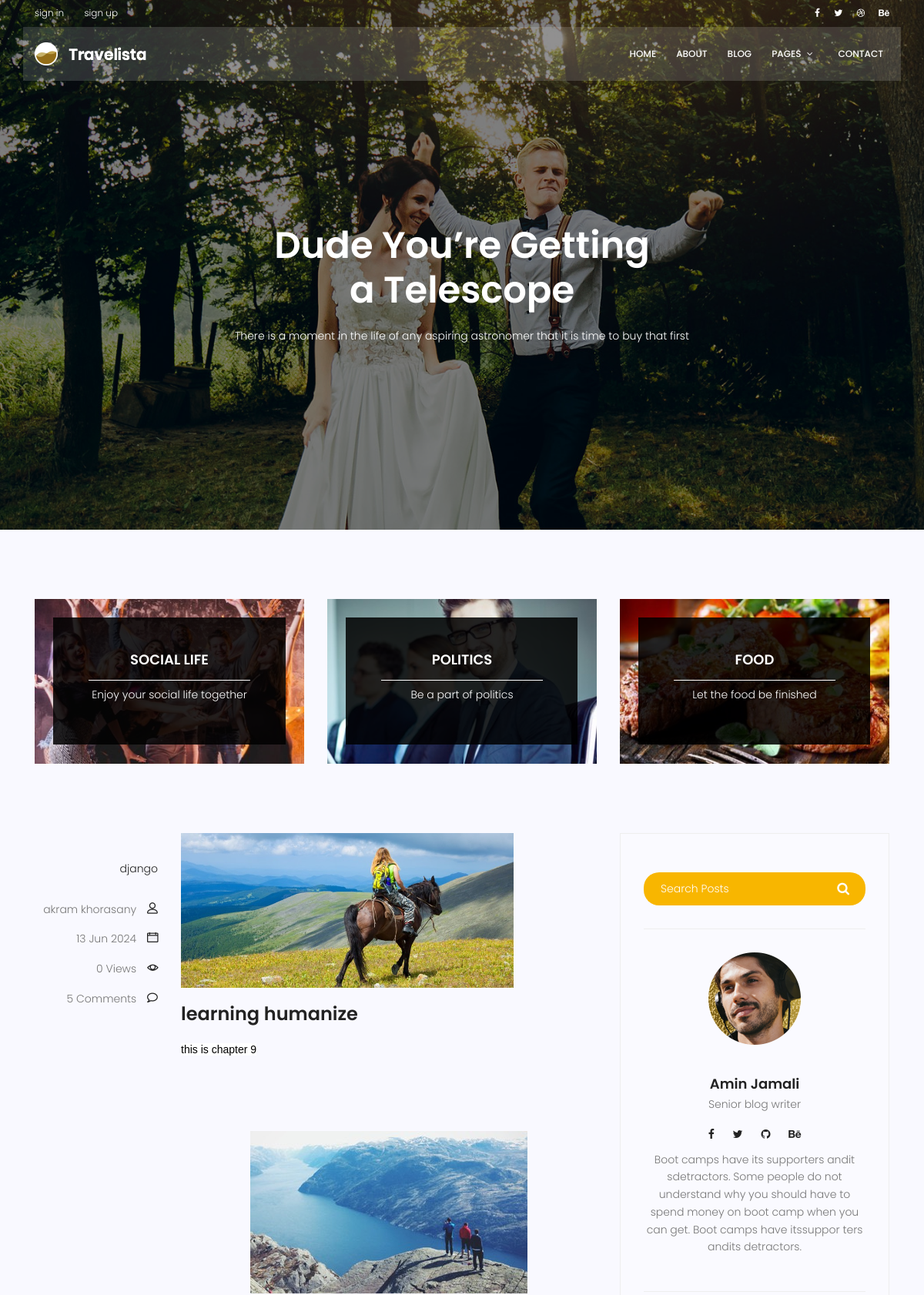
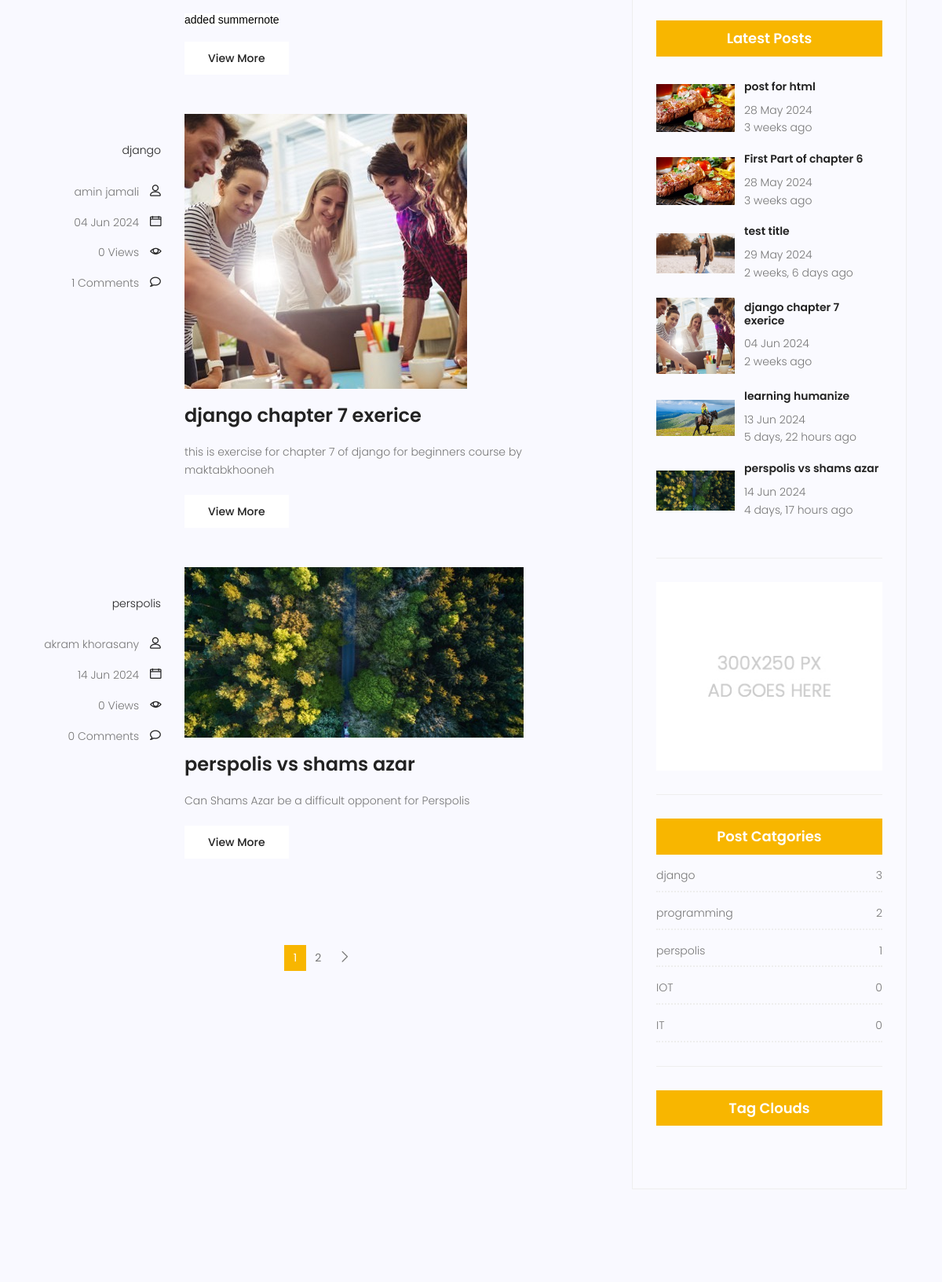
Screenshot of /blog/ (upper part) with the database file from the repository (2 pictures, top to bottom).
### blog/models.py (models this page shows, shortened)
class Category(models.Model):
    name = models.CharField(max_length=255)
    def __str__(self) -> str:
        return self.name

class Post(models.Model):
    image = models.ImageField(upload_to = 'blog/', default='blog/default.jpj')
    author = models.ForeignKey(User, on_delete=models.SET_NULL, null=True)
    title = models.CharField(max_length=255)
    content = models.TextField()
    tags = TaggableManager()
    category = models.ManyToManyField(Category)
    counted_views = models.PositiveIntegerField(default=0)
    status = models.BooleanField(default=False)
    published_date = models.DateTimeField(null=True)
    created_at = models.DateTimeField(auto_now_add=True)
    updated_at = models.DateTimeField(auto_now=True)
    login_require = models.BooleanField(default=False)
    class Meta:
        ordering = ('-created_at',)

### blog/views.py (the view)
# urls.py: path('', blog_view, name='index'),
def blog_view(request, **kwargs):
    posts = Post.objects.filter(published_date__lte=timezone.now(),status=1)
    if kwargs.get('cat_name'):
        posts = posts.filter(category__name=kwargs['cat_name'])
    if kwargs.get('author_username'):
        posts = posts.filter(author__username=kwargs['author_username'])
    if kwargs.get('tag_name'):
        posts = posts.filter(tags__name=kwargs['tag_name'])
    paginator = Paginator(posts, 3)
    page_number = request.GET.get('page')
    posts = paginator.get_page(page_number)
    context = {'posts':posts}
    return render(request, 'blog/blog-home.html', context)

### blog/templatetags/blog_tags.py (called while the page is built)
@register.simple_tag(name='comments_count')
def function(pid):
    comments = Comment.objects.filter(post=pid, approved=True).count()
    return comments

@register.inclusion_tag('blog/blog-latest-posts.html')
def latest_posts(arg=3):
    posts = Post.objects.filter(status=1).order_by('published_date')[:arg]
    return {'posts':posts}

@register.inclusion_tag('blog/blog-post-categories.html')
def postcategories():
    posts = Post.objects.filter(status=1)
    categories = Category.objects.all()
    cat_dict = {}
    for name in categories:
        cat_dict[name] = posts.filter(category=name).count()
    cat_dict = dict(sorted(cat_dict.items(), key=lambda item:item[1], reverse=True))
    return {'categories': cat_dict}

### templates/blog/blog-home.html
{% extends "base.html" %}
{% load static %}
{% load blog_tags %}
{% block content %}
			<section class="banner-area relative blog-home-banner" id="home">
				<div class="overlay overlay-bg"></div>
				<div class="container">
					<div class="row d-flex align-items-center justify-content-center">
						<div class="about-content blog-header-content col-lg-12">
							<h1 class="text-white">
								Dude You’re Getting
								a Telescope
							</h1>
							<p class="text-white">
								There is a moment in the life of any aspiring astronomer that it is time to buy that first
							</p>
						</div>
					</div>
				</div>
			</section>
			<section class="top-category-widget-area pt-90 pb-90 ">
				<div class="container">
					<div class="row">
						<div class="col-lg-4">
							<div class="single-cat-widget">
								<div class="content relative">
									<div class="overlay overlay-bg"></div>
								    <a href="#" target="_blank">
								      <div class="thumb">
								  		 <img class="content-image img-fluid d-block mx-auto" src="{% static 'img/blog/cat-widget1.jpg' %}" alt="">
								  	  </div>
								      <div class="content-details">
								        <h4 class="content-title mx-auto text-uppercase">Social life</h4>
								        <span></span>
								        <p>Enjoy your social life together</p>
								      </div>
								    </a>
								</div>
							</div>
						</div>
						<div class="col-lg-4">
							<div class="single-cat-widget">
								<div class="content relative">
									<div class="overlay overlay-bg"></div>
								    <a href="#" target="_blank">
								      <div class="thumb">
								  		 <img class="content-image img-fluid d-block mx-auto" src="{% static 'img/blog/cat-widget2.jpg' %}" alt="">
								  	  </div>
								      <div class="content-details">
								        <h4 class="content-title mx-auto text-uppercase">Politics</h4>
								        <span></span>
								        <p>Be a part of politics</p>
								      </div>
								    </a>
								</div>
							</div>
						</div>
						<div class="col-lg-4">
							<div class="single-cat-widget">
								<div class="content relative">
									<div class="overlay overlay-bg"></div>
								    <a href="#" target="_blank">
								      <div class="thumb">
								  		 <img class="content-image img-fluid d-block mx-auto" src="{% static 'img/blog/cat-widget3.jpg' %}" alt="">
								  	  </div>
								      <div class="content-details">
								        <h4 class="content-title mx-auto text-uppercase">Food</h4>
								        <span></span>
								        <p>Let the food be finished</p>
								      </div>
								    </a>
								</div>
							</div>
						</div>
					</div>
				</div>
			</section>
			<section class="post-content-area">
				<div class="container">
					<div class="row">
						<div class="col-lg-8 posts-list">
							{% for post in posts %}
							<div class="single-post row">
								<div class="col-lg-3  col-md-3 meta-details">
									<ul class="tags">
										{% for cat in post.category.all %}
										<li>
											<a href="{% url 'blog:category' cat_name=cat.name %}">{{cat.name}}</a>{% if not forloop.last %},{%endif%}
										</li>
										{% endfor %}
									</ul>
									<div class="user-details row">
										<p class="user-name col-lg-12 col-md-12 col-6"><a href="{% url 'blog:author' author_username=post.author.username %}">{{post.author.get_full_name}}</a> <span class="lnr lnr-user"></span></p>
										<p class="date col-lg-12 col-md-12 col-6"><a href="#">{{post.published_date|date:"d M Y"}}</a> <span class="lnr lnr-calendar-full"></span></p>
										<p class="view col-lg-12 col-md-12 col-6"><a href="#">{{post.counted_views}} Views</a> <span class="lnr lnr-eye"></span></p>
										<p class="comments col-lg-12 col-md-12 col-6"><a href="#">{% comments_count pid=post.id%} Comments</a> <span class="lnr lnr-bubble"></span></p>
									</div>
								</div>
								<div class="col-lg-9 col-md-9 ">
									<div class="feature-img">
										<img class="img-fluid" src="{{post.image.url}}" alt="">
									</div>
									<a class="posts-title" href="{% url 'blog:single' pid=post.id %}"><h3>{{post.title}}</h3></a>
									<p class="excert">
										{{post.content|truncatewords:50|safe}}
									</p>
									<a href="{% url 'blog:single' pid=post.id %}" class="primary-btn">View More</a>
								</div>
							</div>
							{% endfor %}
							{% include "blog/blog-pagination.html" %}
						</div>
						<div class="col-lg-4 sidebar-widgets">
							<div class="widget-wrap">
								{% include "blog/blog-search.html" %}
								{% include "blog/blog-writer.html" %}
								{% latest_posts 6 %}
								{% include "blog/blog-ads.html" %}
								{% postcategories %}
								{% include "blog/blog-tags.html" %}
							</div>
						</div>
					</div>
				</div>
			</section>
{% endblock content%}

### templates/blog/blog-latest-posts.html
{% load humanize %}
<div class="single-sidebar-widget popular-post-widget">
    <h4 class="popular-title">Latest Posts</h4>
    <div class="popular-post-list">
        {% for post in posts %}
        <div class="single-post-list d-flex flex-row align-items-center">
            <div class="thumb">
                <img class="img-fluid" src="{{post.image.url}}" alt="">
            </div>
            <div class="details">
                <a href="{% url 'blog:single' pid=post.id %}"><h6>{{post.title}}</h6></a>
                <p>{{post.published_date|date:"d M Y"}}</p>
                <p>{{post.published_date|naturaltime}}</p>
            </div>
        </div>
        {% endfor %}
    </div>
</div>

### templates/blog/blog-post-categories.html
<div class="single-sidebar-widget post-category-widget">
    <h4 class="category-title">Post Catgories</h4>
    <ul class="cat-list">
        {% for cat, count in categories.items %}
        <li>
            <a href="{% url 'blog:category' cat_name=cat %}" class="d-flex justify-content-between">
                <p>{{cat}}</p>
                <p>{{count}}</p>
            </a>
        </li>
        {%endfor %}
    </ul>
</div>

### rows the page displays
Post: author.get_full_name "akram khorasany", published_date "13 Jun 2024", counted_views "0", id "5", image (picture), title "learning humanize", content "this is chapter 9 added summernote", content (picture), published_date "5 days, 22 hours ago"
Category: name "django", count "3"
Post: author.get_full_name "amin jamali", published_date "04 Jun 2024", counted_views "0", id "1", image (picture), title "django chapter 7 exerice", content "this is exercise for chapter 7 of django for beginners course by maktabkhooneh", published_date "2 weeks ago"
Post: author.get_full_name "akram khorasany", published_date "14 Jun 2024", counted_views "0", id "0", image (picture), title "perspolis vs shams azar", content "Can Shams Azar be a difficult opponent for Perspolis", published_date "4 days, 17 hours ago"
Category: name "perspolis", count "1"
Post: image (picture), title "post for html", published_date "28 May 2024", published_date "3 weeks ago"
Post: image (picture), title "First Part of chapter 6", published_date "28 May 2024", published_date "3 weeks ago"
Post: image (picture), title "test title", published_date "29 May 2024", published_date "2 weeks, 6 days ago"
Category: name "programming", count "2"
Category: name "IOT", count "0"
Category: name "IT", count "0"

### other values shown
{{ i }} "1"
{{ i }} "2"
